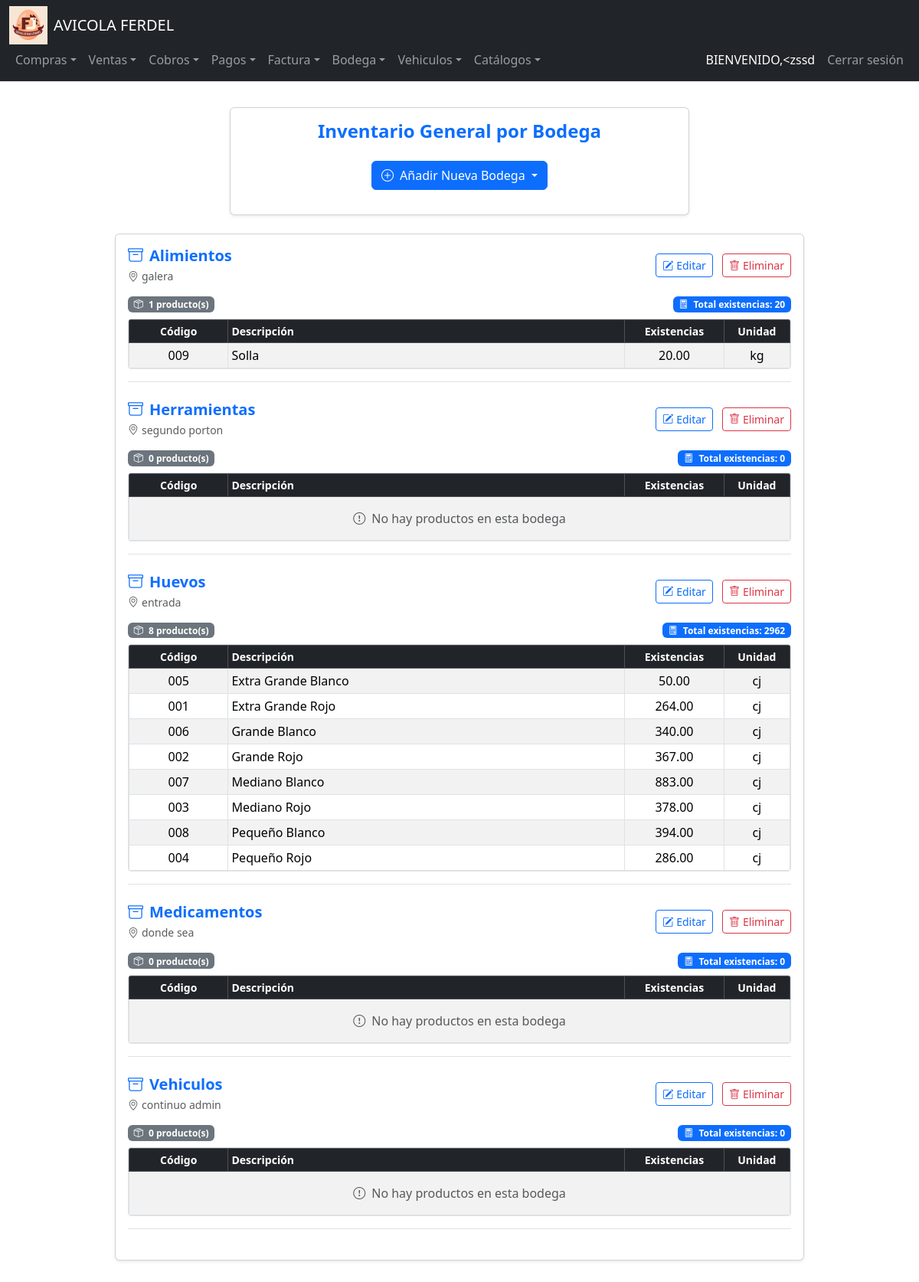
The app's page /bodega (signed in), older data.
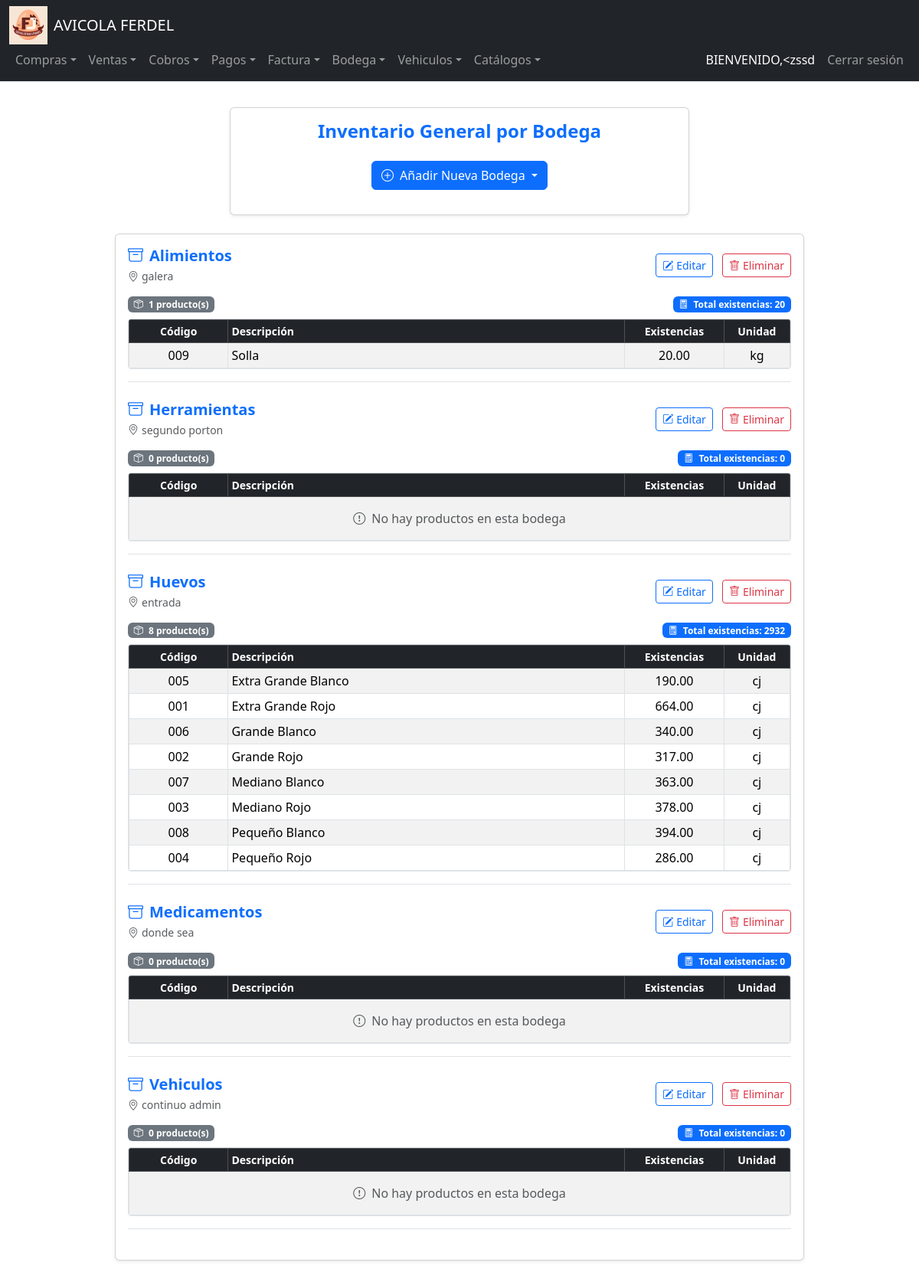
The same page, newer data.
### tables this page shows
CREATE TABLE Bodegas (
    ID_Bodega INTEGER PRIMARY KEY AUTOINCREMENT,
    Nombre TEXT NOT NULL,
    Ubicacion TEXT
);

CREATE TABLE Productos (
    ID_Producto INTEGER PRIMARY KEY AUTOINCREMENT,
    COD_Producto TEXT,
    Descripcion TEXT NOT NULL,
    Unidad_Medida INTEGER,
    Existencias NUMERIC DEFAULT 0,
    Estado INTEGER DEFAULT 1,
    Familia INTEGER,
    Costo_Promedio NUMERIC,
    IVA INTEGER DEFAULT 0,
    Tipo INTEGER,
    Precio_Venta NUMERIC,
    ID_Empresa INTEGER,
    Fecha_Creacion DATE DEFAULT CURRENT_DATE,
    Usuario_Creador INTEGER, Stock_Minimo NUMERIC DEFAULT 5,
    FOREIGN KEY (Unidad_Medida) REFERENCES Unidades_Medida(ID_Unidad),
    FOREIGN KEY (Familia) REFERENCES Familia(ID_Familia),
    FOREIGN KEY (Tipo) REFERENCES Tipo_Producto(ID_TipoProducto),
    FOREIGN KEY (ID_Empresa) REFERENCES Empresa(ID_Empresa)
);

CREATE TABLE Unidades_Medida (
    ID_Unidad INTEGER PRIMARY KEY AUTOINCREMENT,
    Descripcion TEXT NOT NULL,
    Abreviatura TEXT
);

### app.py (the view, shortened to what this page needs)
@app.route("/bodega", methods=["GET", "POST"])
@login_required
def ver_bodega():
    bodegas = db.execute("SELECT ID_Bodega, Nombre, Ubicacion FROM Bodegas ORDER BY Nombre")
    inventario_por_bodega = {}
    for bodega in bodegas:
        inventario = db.execute("""
            SELECT P.COD_Producto, P.Descripcion,
                   COALESCE(I.Existencias, 0) as Existencias,
                   U.Abreviatura
            FROM Inventario_Bodega I
            JOIN Productos P ON P.ID_Producto = I.ID_Producto
            LEFT JOIN Unidades_Medida U ON U.ID_Unidad = P.Unidad_Medida
            WHERE I.ID_Bodega = ?
            ORDER BY P.Descripcion
        """, bodega["ID_Bodega"])
        inventario_por_bodega[str(bodega["ID_Bodega"])] = inventario
    return render_template("bodega.html",
                         bodegas=bodegas,
                         inventario_por_bodega=inventario_por_bodega)

### app.py (called while the page is built)
@login_manager.user_loader
def load_user(user_id):
    user_data = db.execute("SELECT * FROM Usuarios WHERE ID_Usuario = ?", user_id)
    if len(user_data) == 1:
        return User(user_data[0]["ID_Usuario"], user_data[0]["NombreUsuario"])
    return None

@app.after_request
def after_request(response):
    response.headers["Cache-Control"] = "no-cache, no-store, must-revalidate"
    response.headers["Expires"] = 0
    response.headers["Pragma"] = "no-cache"
    return response

### Templates/bodega.html (shortened to what the changed rows need)
{% extends "layout.html" %}
{% block main %}
<div class="container my-5">
    <div class="card shadow-sm mx-auto" style="max-width: 900px;">
        <div class="card-body">
            {% if not bodegas %}
                <div class="alert alert-info">
                    <i class="bi bi-info-circle me-2"></i>No hay bodegas registradas.
                </div>
            {% else %}
                {% for bodega in bodegas %}
                    {% set bodega_id = bodega.ID_Bodega|string %}
                    {% set inventario_bodega = inventario_por_bodega.get(bodega_id, []) %}
                    <div class="mb-4 border-bottom pb-3">
                        <div class="d-flex justify-content-between align-items-center mb-3">
                            <div>
                                <h5 class="text-primary fw-bold mb-1">
                                    <i class="bi bi-archive me-2"></i>{{ bodega.Nombre }}
                                </h5>
                                <p class="text-muted small mb-0">
                                    <i class="bi bi-geo-alt me-1"></i>{{ bodega.Ubicacion or 'Sin ubicación registrada' }}
                                </p>
                            </div>
                            <div>
                                <button class="btn btn-sm btn-outline-primary me-2" data-bs-toggle="modal"
                                        data-bs-target="#editModal{{ bodega.ID_Bodega }}">
                                    <i class="bi bi-pencil-square me-1"></i>Editar
                                </button>
                                <button class="btn btn-sm btn-outline-danger" data-bs-toggle="modal"
                                        data-bs-target="#deleteModal{{ bodega.ID_Bodega }}">
                                    <i class="bi bi-trash me-1"></i>Eliminar
                                </button>
                            </div>
                        </div>
                        <div class="d-flex justify-content-between align-items-center mb-2">
                            <span class="badge bg-secondary">
                                <i class="bi bi-box-seam me-1"></i>
                                {{ inventario_bodega|length }} producto(s)
                            </span>
                            <span class="badge bg-primary">
                                <i class="bi bi-calculator me-1"></i>
                                Total existencias: {{ inventario_bodega | sum(attribute='Existencias') | default(0, true) | round(2) }}
                            </span>
                        </div>
                        <div class="table-responsive" style="max-height: 320px;">
                            <table class="table table-sm table-striped table-hover table-bordered align-middle text-center mb-0">
                                <thead class="table-dark sticky-top small">
                                    <tr>
                                        <th width="15%">Código</th>
                                        <th class="text-start">Descripción</th>
                                        <th width="15%">Existencias</th>
                                        <th width="10%">Unidad</th>
                                    </tr>
                                </thead>
                                <tbody>
                                    {% if inventario_bodega %}
                                        {% for prod in inventario_bodega %}
                                            <tr class="{% if prod.Existencias < 10 %}table-warning{% endif %}">
                                                <td>{{ prod.COD_Producto or 'N/A' }}</td>
                                                <td class="text-start">{{ prod.Descripcion or 'Sin descripción' }}</td>
                                                <td>{{ "%.2f"|format(prod.Existencias|default(0)) }}</td>
                                                <td>{{ prod.Abreviatura or '--' }}</td>
                                            </tr>
                                        {% endfor %}
                                    {% else %}
                                        <tr>
                                            <td colspan="4" class="text-muted py-3">
                                                <i class="bi bi-exclamation-circle me-2"></i>No hay productos en esta bodega
                                            </td>
                                        </tr>
                                    {% endif %}
                                </tbody>
                            </table>
                        </div>
                    </div>
                {% endfor %}
            {% endif %}
        </div>
    </div>
</div>
{% endblock %}

Row changes from the older to the newer data that the page shows:
computed for Bodegas "Huevos": inventario_bodega "2962" → "2932"
changed Productos "Extra Grande Blanco": Existencias "50.00" → "190.00"
changed Productos "Extra Grande Rojo": Existencias "264.00" → "664.00"
changed Productos "Grande Rojo": Existencias "367.00" → "317.00"
changed Productos "Mediano Blanco": Existencias "883.00" → "363.00"
